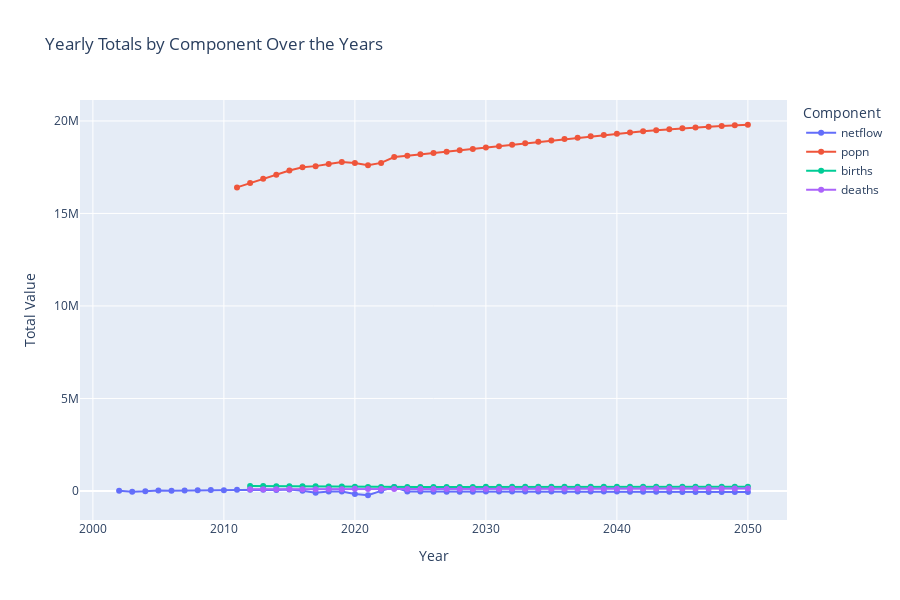

The code cell stored with this chart in its notebook:
### Code cell
# Create a bar graph using Plotly Express
fig = px.line(
    yearly_totals, 
    x='year', 
    y='value', 
    color='component', 
    markers=True,
    title="Yearly Totals by Component Over the Years",
    labels={'value': 'Total Value', 'year': 'Year'},
    
)

# Update layout for better appearance
fig.update_layout(
    xaxis_title='Year',
    yaxis_title='Total Value',
    legend_title='Component',
    width=900,
    height=600
)

# Show the figure
fig.show()
